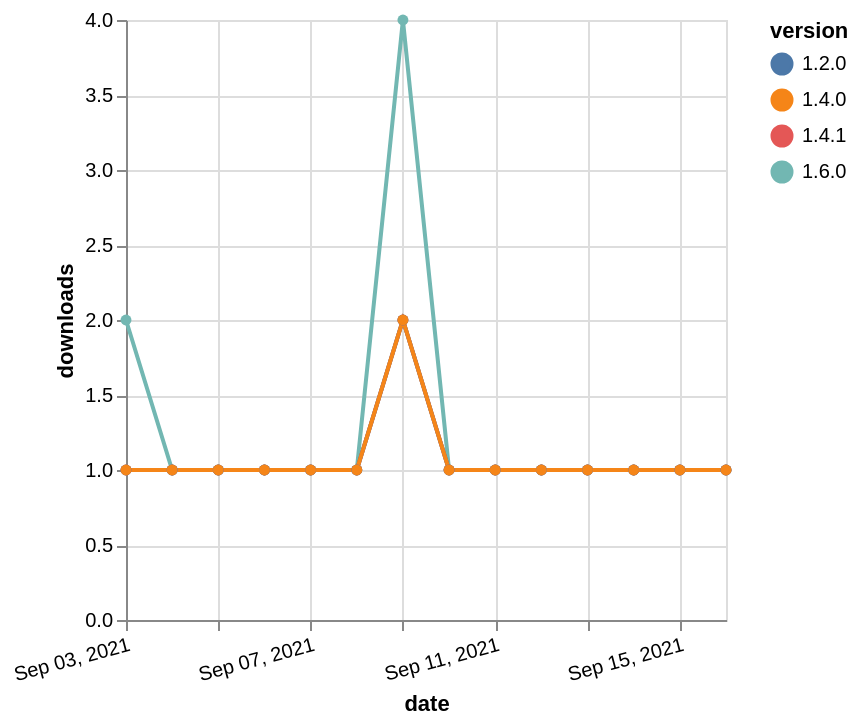

Vega-Lite specification stored for this chart:
### Vega-Lite specification from a JSON file in a GitHub repository (floating-point values rounded to 4 significant figures)
{"$schema": "https://vega.github.io/schema/vega-lite/v5.json", "description": "A simple bar chart with embedded data.", "data": {"values": [{"date": "2021-09-03", "total": 116, "delta": 2, "version": "1.6.0"}, {"date": "2021-09-04", "total": 117, "delta": 1, "version": "1.6.0"}, {"date": "2021-09-05", "total": 118, "delta": 1, "version": "1.6.0"}, {"date": "2021-09-06", "total": 119, "delta": 1, "version": "1.6.0"}, {"date": "2021-09-07", "total": 120, "delta": 1, "version": "1.6.0"}, {"date": "2021-09-08", "total": 121, "delta": 1, "version": "1.6.0"}, {"date": "2021-09-09", "total": 125, "delta": 4, "version": "1.6.0"}, {"date": "2021-09-10", "total": 126, "delta": 1, "version": "1.6.0"}, {"date": "2021-09-11", "total": 127, "delta": 1, "version": "1.6.0"}, {"date": "2021-09-12", "total": 128, "delta": 1, "version": "1.6.0"}, {"date": "2021-09-13", "total": 129, "delta": 1, "version": "1.6.0"}, {"date": "2021-09-14", "total": 130, "delta": 1, "version": "1.6.0"}, {"date": "2021-09-15", "total": 131, "delta": 1, "version": "1.6.0"}, {"date": "2021-09-16", "total": 132, "delta": 1, "version": "1.6.0"}, {"date": "2021-09-03", "total": 136, "delta": 1, "version": "1.4.1"}, {"date": "2021-09-04", "total": 137, "delta": 1, "version": "1.4.1"}, {"date": "2021-09-05", "total": 138, "delta": 1, "version": "1.4.1"}, {"date": "2021-09-06", "total": 139, "delta": 1, "version": "1.4.1"}, {"date": "2021-09-07", "total": 140, "delta": 1, "version": "1.4.1"}, {"date": "2021-09-08", "total": 141, "delta": 1, "version": "1.4.1"}, {"date": "2021-09-09", "total": 143, "delta": 2, "version": "1.4.1"}, {"date": "2021-09-10", "total": 144, "delta": 1, "version": "1.4.1"}, {"date": "2021-09-11", "total": 145, "delta": 1, "version": "1.4.1"}, {"date": "2021-09-12", "total": 146, "delta": 1, "version": "1.4.1"}, {"date": "2021-09-13", "total": 147, "delta": 1, "version": "1.4.1"}, {"date": "2021-09-14", "total": 148, "delta": 1, "version": "1.4.1"}, {"date": "2021-09-15", "total": 149, "delta": 1, "version": "1.4.1"}, {"date": "2021-09-16", "total": 150, "delta": 1, "version": "1.4.1"}, {"date": "2021-09-03", "total": 164, "delta": 1, "version": "1.2.0"}, {"date": "2021-09-04", "total": 165, "delta": 1, "version": "1.2.0"}, {"date": "2021-09-05", "total": 166, "delta": 1, "version": "1.2.0"}, {"date": "2021-09-06", "total": 167, "delta": 1, "version": "1.2.0"}, {"date": "2021-09-07", "total": 168, "delta": 1, "version": "1.2.0"}, {"date": "2021-09-08", "total": 169, "delta": 1, "version": "1.2.0"}, {"date": "2021-09-09", "total": 171, "delta": 2, "version": "1.2.0"}, {"date": "2021-09-10", "total": 172, "delta": 1, "version": "1.2.0"}, {"date": "2021-09-11", "total": 173, "delta": 1, "version": "1.2.0"}, {"date": "2021-09-12", "total": 174, "delta": 1, "version": "1.2.0"}, {"date": "2021-09-13", "total": 175, "delta": 1, "version": "1.2.0"}, {"date": "2021-09-14", "total": 176, "delta": 1, "version": "1.2.0"}, {"date": "2021-09-15", "total": 177, "delta": 1, "version": "1.2.0"}, {"date": "2021-09-16", "total": 178, "delta": 1, "version": "1.2.0"}, {"date": "2021-09-03", "total": 144, "delta": 1, "version": "1.4.0"}, {"date": "2021-09-04", "total": 145, "delta": 1, "version": "1.4.0"}, {"date": "2021-09-05", "total": 146, "delta": 1, "version": "1.4.0"}, {"date": "2021-09-06", "total": 147, "delta": 1, "version": "1.4.0"}, {"date": "2021-09-07", "total": 148, "delta": 1, "version": "1.4.0"}, {"date": "2021-09-08", "total": 149, "delta": 1, "version": "1.4.0"}, {"date": "2021-09-09", "total": 151, "delta": 2, "version": "1.4.0"}, {"date": "2021-09-10", "total": 152, "delta": 1, "version": "1.4.0"}, {"date": "2021-09-11", "total": 153, "delta": 1, "version": "1.4.0"}, {"date": "2021-09-12", "total": 154, "delta": 1, "version": "1.4.0"}, {"date": "2021-09-13", "total": 155, "delta": 1, "version": "1.4.0"}, {"date": "2021-09-14", "total": 156, "delta": 1, "version": "1.4.0"}, {"date": "2021-09-15", "total": 157, "delta": 1, "version": "1.4.0"}, {"date": "2021-09-16", "total": 158, "delta": 1, "version": "1.4.0"}]}, "width": "container", "mark": {"type": "line", "point": {"filled": true}}, "encoding": {"x": {"field": "date", "type": "temporal", "timeUnit": "yearmonthdate", "title": "date", "axis": {"labelAngle": -15}}, "y": {"field": "delta", "type": "quantitative", "title": "downloads"}, "color": {"field": "version", "type": "nominal"}, "tooltip": {"field": "delta"}}}
